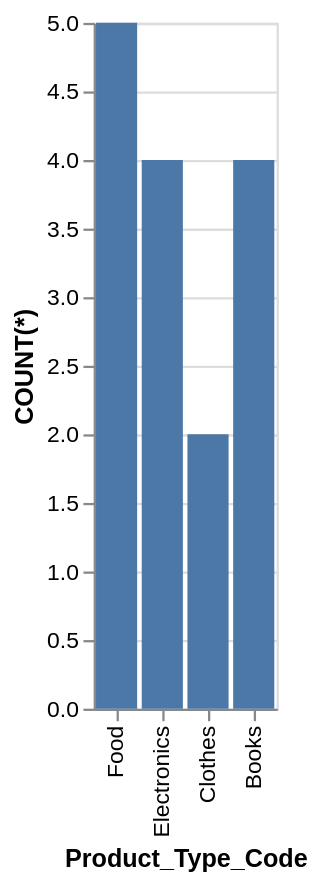

Source (Vega-Lite JSON):
### Vega-Lite specification from a JSON file in a GitHub repository (floating-point values rounded to 4 significant figures)
{"data": {"values": [{"x_data": "Books", "y_data": 4}, {"x_data": "Clothes", "y_data": 2}, {"x_data": "Electronics", "y_data": 4}, {"x_data": "Food", "y_data": 5}]}, "mark": "bar", "encoding": {"x": {"field": "x_data", "type": "nominal", "title": "Product_Type_Code", "sort": "descending"}, "y": {"field": "y_data", "type": "quantitative", "title": "COUNT(*)"}}}
